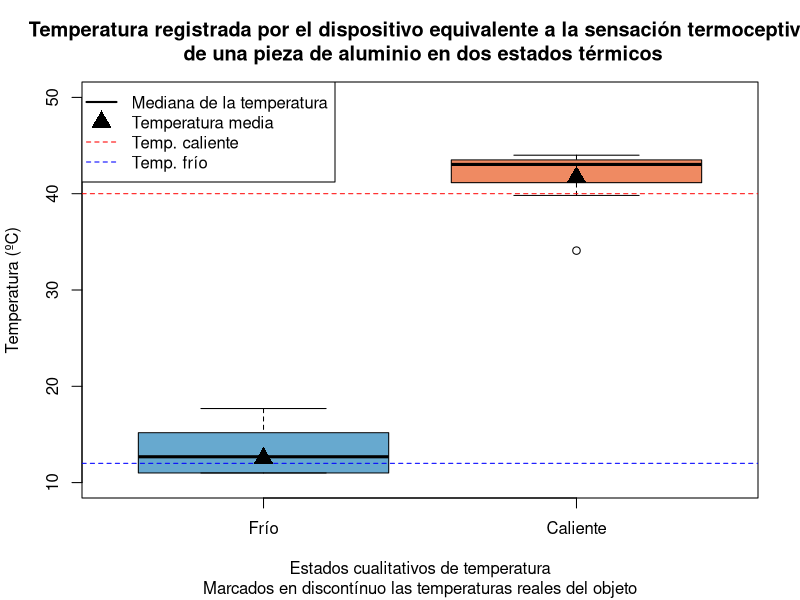
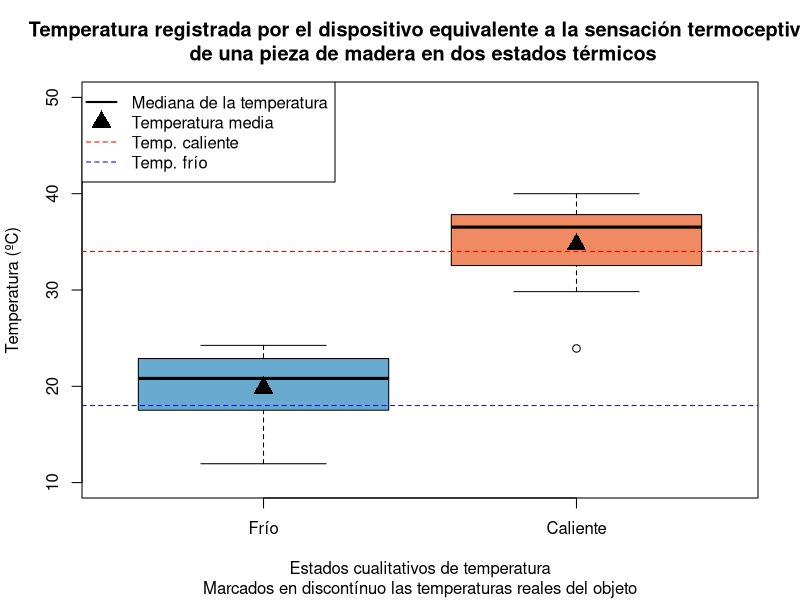
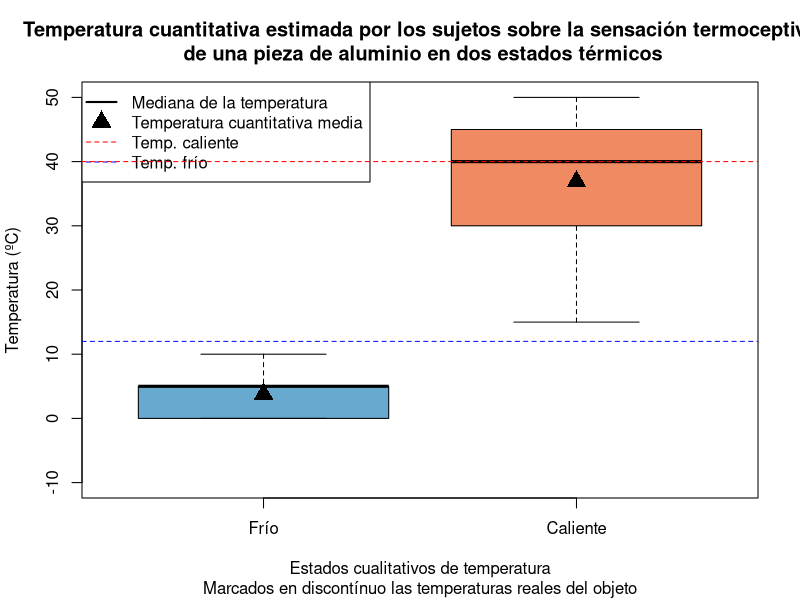
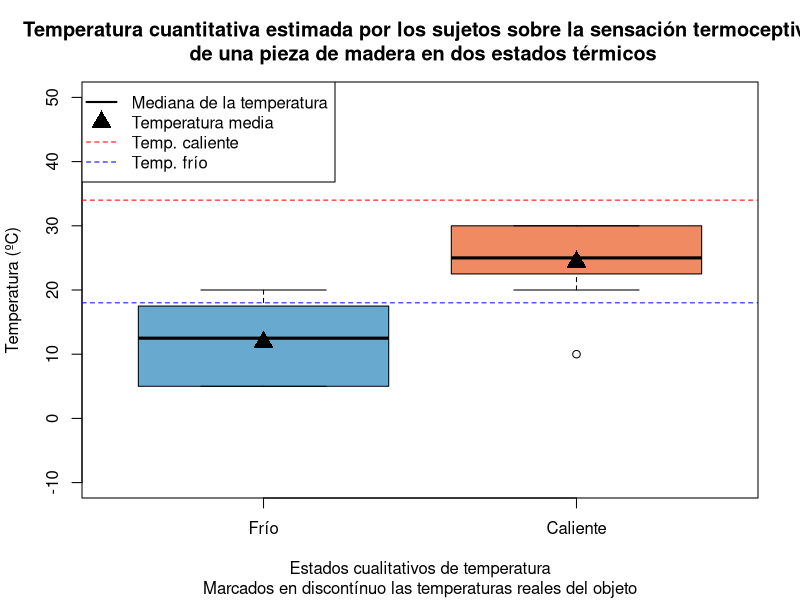
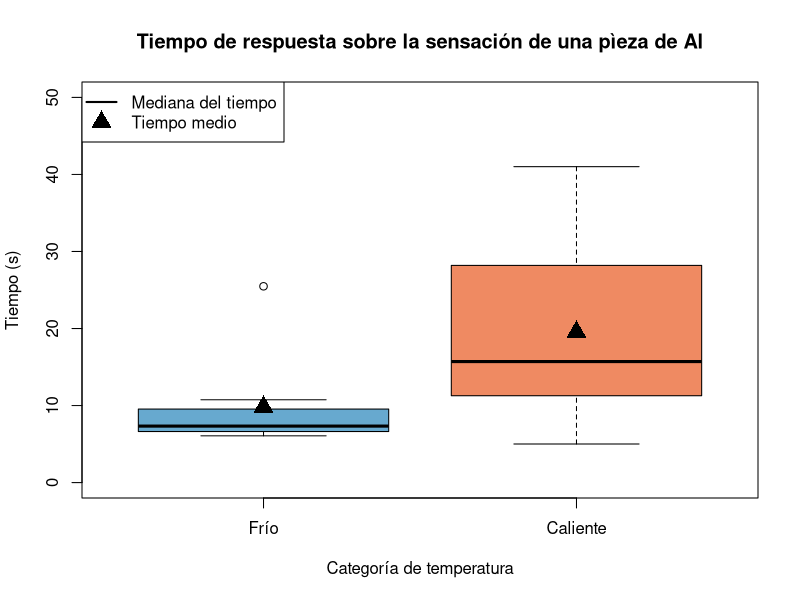
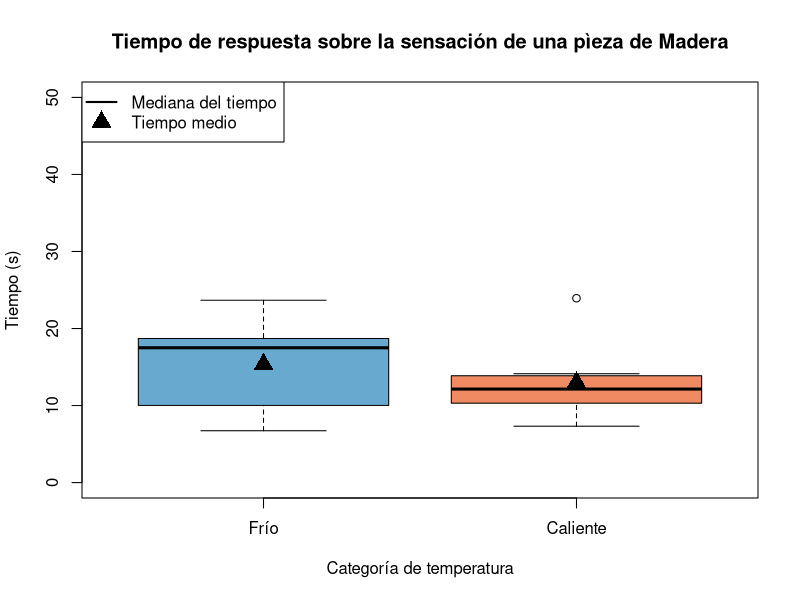
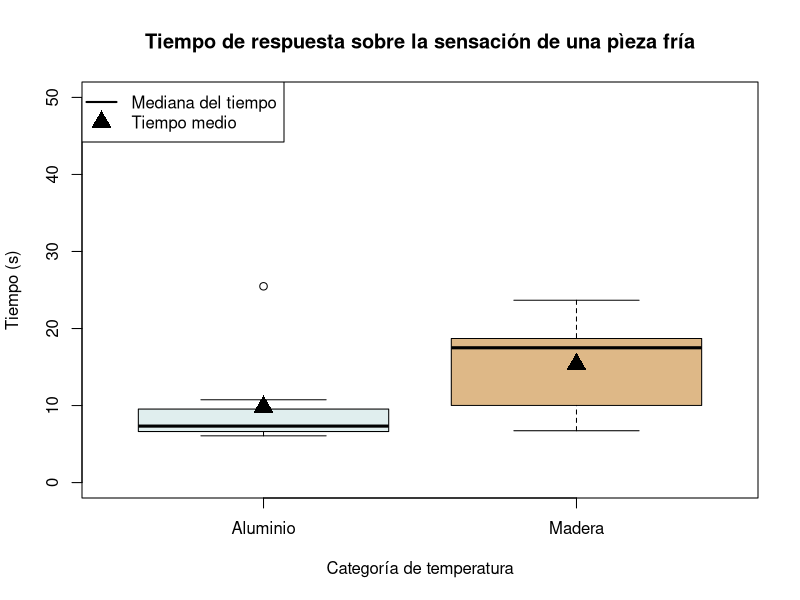
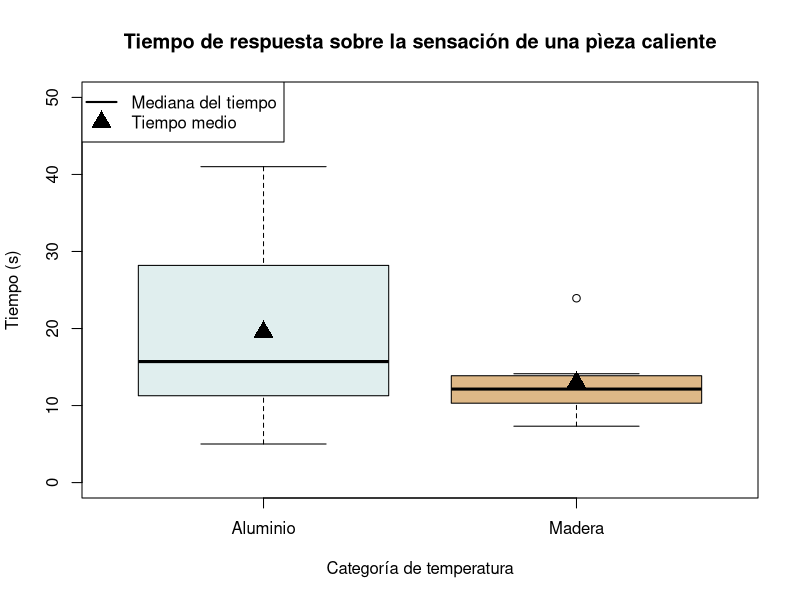

The R script that drew these images, in order:
#Funciones
moda <- function(x, useNA = "no") {          
  xtabla <- table(x, useNA = useNA)
  names(xtabla[xtabla == max(xtabla)])
}
library("RColorBrewer")
#Lectura datos
datos_sensacion <- read.csv("datos_sensacion.csv", fileEncoding = "UTF-8")
#Introducimos temperaturas de los objetos y algunas variables de limites
temp_Al_caliente <- 40
temp_Al_frio <- 12
temp_madera_caliente <- 34
temp_madera_fria <- 18

factores <- c("Muy frío","Frío","Neutral","Caliente","Muy caliente")
factores <- factor(factores, levels = factores)
paleta_factores <- rev(brewer.pal(n = 5, name = 'RdBu'))
objeto <- c("Frío", "Caliente")
objeto <- factor(objeto, levels = objeto)
paleta_objeto <- rev(c("#EF8A62", "#67A9CF"))

#Hacemos un print resumiendo los datos medios y las varianzas de cada dato
print("Temperatura de aluminio caliente")
print(c("Temperatura medida", mean(datos_sensacion$Treal.Al.C, na.rm = TRUE),"Std Err", sd(datos_sensacion$Treal.Al.C, na.rm = TRUE)))
print(c("Temperatura estimada", mean(datos_sensacion$Test.Al.C,na.rm = TRUE), "Std Err", sd(datos_sensacion$Test.Al.C, na.rm = TRUE)))
print(c("Tiempo de respuesta", mean(datos_sensacion$t.Al.C,na.rm = TRUE), "Std Err", sd(datos_sensacion$t.Al.C, na.rm = TRUE)))
print("Rango cualitativo asignado")
print(table(datos_sensacion$Rango.Al.C)/sum(table(datos_sensacion$Rango.Al.C)))
print(c("Moda de la confianza",moda(datos_sensacion$Conf.Al.C, useNA = "no")))

print("Temperatura de aluminio frío")
print(c("Temperatura medida", mean(datos_sensacion$Treal.Al.F, na.rm = TRUE),"Std Err", sd(datos_sensacion$Treal.Al.F, na.rm = TRUE)))
print(c("Temperatura estimada", mean(datos_sensacion$Test.Al.F,na.rm = TRUE), "Std Err", sd(datos_sensacion$Test.Al.F, na.rm = TRUE)))
print(c("Tiempo de respuesta", mean(datos_sensacion$t.Al.F,na.rm = TRUE), "Std Err", sd(datos_sensacion$t.Al.F, na.rm = TRUE)))
print("Rango cualitativo asignado")
print(table(datos_sensacion$Rango.Al.F)/sum(table(datos_sensacion$Rango.Al.F)))
print(c("Moda de la confianza",moda(datos_sensacion$Conf.Al.F, useNA = "no")))

print("Temperatura de madera caliente")
print(c("Temperatura medida", mean(datos_sensacion$Treal.Mad.C, na.rm = TRUE),"Std Err", sd(datos_sensacion$Treal.Mad.C, na.rm = TRUE)))
print(c("Temperatura estimada", mean(datos_sensacion$Test.Mad.C,na.rm = TRUE), "Std Err", sd(datos_sensacion$Test.Mad.C, na.rm = TRUE)))
print(c("Tiempo de respuesta", mean(datos_sensacion$t.Mad.C,na.rm = TRUE), "Std Err", sd(datos_sensacion$t.Mad.C, na.rm = TRUE)))
print("Rango cualitativo asignado")
print(table(datos_sensacion$Rango.Mad.C)/sum(table(datos_sensacion$Rango.Mad.C)))
print(c("Moda de la confianza",moda(datos_sensacion$Conf.Mad.C, useNA = "no")))

print("Temperatura de madera fría")
print(c("Temperatura medida", mean(datos_sensacion$Treal.Mad.F, na.rm = TRUE),"Std Err", sd(datos_sensacion$Treal.Mad.F, na.rm = TRUE)))
print(c("Temperatura estimada", mean(datos_sensacion$Test.Mad.F,na.rm = TRUE), "Std Err", sd(datos_sensacion$Test.Mad.F, na.rm = TRUE)))
print(c("Tiempo de respuesta", mean(datos_sensacion$t.Mad.F,na.rm = TRUE), "Std Err", sd(datos_sensacion$t.Mad.F, na.rm = TRUE)))
print("Rango cualitativo asignado")
print(table(datos_sensacion$Rango.Mad.F)/sum(table(datos_sensacion$Rango.Mad.F)))
print(c("Moda de la confianza",moda(datos_sensacion$Conf.Mad.F, useNA = "no")))

#Datos Madera
temp_objeto_real_Mad <- cbind(datos_sensacion$Treal.Mad.F,datos_sensacion$Treal.Mad.C)
temp_objeto_estimada_Mad <- cbind(datos_sensacion$Test.Mad.F,datos_sensacion$Test.Mad.C)
t_respuesta_Mad <- cbind(datos_sensacion$t.Mad.F,datos_sensacion$t.Mad.C)

#Datos Aluminio
temp_objeto_real_Al <- cbind(datos_sensacion$Treal.Al.F,datos_sensacion$Treal.Al.C)
temp_objeto_estimada_Al <- cbind(datos_sensacion$Test.Al.F,datos_sensacion$Test.Al.C)
t_respuesta_Al <- cbind(datos_sensacion$t.Al.F,datos_sensacion$t.Al.C)

#Gráfico tipo box and whiskers con las medidas de aluminio
boxplot(temp_objeto_real_Al, main="Temperatura registrada por el dispositivo equivalente a la sensación termoceptiva\n de una pieza de aluminio en dos estados térmicos", ylab="Temperatura (ºC)", xlab="Estados cualitativos de temperatura", sub="Marcados en discontínuo las temperaturas reales del objeto", ylim=c(10,50), xaxt = "n", col=paleta_objeto)
axis(1, at=1:2, labels=objeto)
legend("topleft",legend=c("Mediana de la temperatura","Temperatura media","Temp. caliente", "Temp. frío"),col=c("black","black","red","blue"),lty=c(1,0,2,2),lwd=c(2,1,1,1),pch=c(NA,17,NA,NA),pt.cex = 2)
abline(h=temp_Al_caliente,col="red",lty=2)
abline(h=temp_Al_frio,col="blue",lty=2)
points(colMeans(temp_objeto_real_Al, na.rm=TRUE), pch = 17, cex=2)

#Gráfico tipo box and whiskers con las medidas de madera
boxplot(temp_objeto_real_Mad, main="Temperatura registrada por el dispositivo equivalente a la sensación termoceptiva\n de una pieza de madera en dos estados térmicos", ylab="Temperatura (ºC)", xlab="Estados cualitativos de temperatura", sub="Marcados en discontínuo las temperaturas reales del objeto", ylim=c(10,50), xaxt = "n", col=paleta_objeto)
axis(1, at=1:2, labels=objeto)
legend("topleft",legend=c("Mediana de la temperatura","Temperatura media","Temp. caliente", "Temp. frío"),col=c("black","black","red","blue"),lty=c(1,0,2,2),lwd=c(2,1,1,1),pch=c(NA,17,NA,NA),pt.cex = 2)
abline(h=temp_madera_caliente,col="red",lty=2)
abline(h=temp_madera_fria,col="blue",lty=2)
points(colMeans(temp_objeto_real_Mad, na.rm=TRUE), pch = 17, cex=2)

#Gráfico tipo box and whiskers con las medidas de aluminio
boxplot(temp_objeto_estimada_Al, main="Temperatura cuantitativa estimada por los sujetos sobre la sensación termoceptiva\n de una pieza de aluminio en dos estados térmicos", ylab="Temperatura (ºC)", xlab="Estados cualitativos de temperatura", sub="Marcados en discontínuo las temperaturas reales del objeto", ylim=c(-10,50), xaxt = "n", col=paleta_objeto)
axis(1, at=1:2, labels=objeto)
legend("topleft",legend=c("Mediana de la temperatura","Temperatura cuantitativa media","Temp. caliente", "Temp. frío"),col=c("black","black","red","blue"),lty=c(1,0,2,2),lwd=c(2,1,1,1),pch=c(NA,17,NA,NA),pt.cex = 2)
abline(h=temp_Al_caliente,col="red",lty=2)
abline(h=temp_Al_frio,col="blue",lty=2)
points(colMeans(temp_objeto_estimada_Al, na.rm=TRUE), pch = 17, cex=2)

#Gráfico tipo box and whiskers con las medidas de madera
boxplot(temp_objeto_estimada_Mad, main="Temperatura cuantitativa estimada por los sujetos sobre la sensación termoceptiva\n de una pieza de madera en dos estados térmicos", ylab="Temperatura (ºC)", xlab="Estados cualitativos de temperatura", sub="Marcados en discontínuo las temperaturas reales del objeto", ylim=c(-10,50), xaxt = "n", col=paleta_objeto)
axis(1, at=1:2, labels=objeto)
legend("topleft",legend=c("Mediana de la temperatura","Temperatura media","Temp. caliente", "Temp. frío"),col=c("black","black","red","blue"),lty=c(1,0,2,2),lwd=c(2,1,1,1),pch=c(NA,17,NA,NA),pt.cex = 2)
abline(h=temp_madera_caliente,col="red",lty=2)
abline(h=temp_madera_fria,col="blue",lty=2)
points(colMeans(temp_objeto_estimada_Mad, na.rm=TRUE), pch = 17, cex=2)

#Gráfico tiempos de respuesta por material Al
boxplot(t_respuesta_Al, main="Tiempo de respuesta sobre la sensación de una pìeza de Al", ylab="Tiempo (s)", xlab="Categoría de temperatura", xaxt = "n", ylim=c(0,50), col=paleta_objeto)
axis(1, at=1:2, labels=objeto)
legend("topleft",legend=c("Mediana del tiempo","Tiempo medio"),col=c("black","black"),lty=c(1,0),lwd=c(2,1),pch=c(NA,17),pt.cex = 2)
points(colMeans(t_respuesta_Al, na.rm=TRUE), pch = 17, cex=2)

#Gráfico tiempos de respuesta por material Madera
boxplot(t_respuesta_Mad, main="Tiempo de respuesta sobre la sensación de una pìeza de Madera", ylab="Tiempo (s)", xlab="Categoría de temperatura", xaxt = "n", ylim=c(0,50), col=paleta_objeto)
axis(1, at=1:2, labels=objeto)
legend("topleft",legend=c("Mediana del tiempo","Tiempo medio"),col=c("black","black"),lty=c(1,0),lwd=c(2,1),pch=c(NA,17),pt.cex = 2)
points(colMeans(t_respuesta_Mad, na.rm=TRUE), pch = 17, cex=2)

#Gráfico tiempos de respuesta por categoría
boxplot(cbind(t_respuesta_Al[,1],t_respuesta_Mad[,1]), main="Tiempo de respuesta sobre la sensación de una pìeza fría", ylab="Tiempo (s)", xlab="Categoría de temperatura", xaxt = "n", ylim=c(0,50), col=c("azure2","burlywood"))
axis(1, at=1:2, labels=c("Aluminio","Madera"))
legend("topleft",legend=c("Mediana del tiempo","Tiempo medio"),col=c("black","black"),lty=c(1,0),lwd=c(2,1),pch=c(NA,17),pt.cex = 2)
points(colMeans(cbind(t_respuesta_Al[,1],t_respuesta_Mad[,1]), na.rm=TRUE), pch = 17, cex=2)
#Gráfico tiempos de respuesta por categoría
boxplot(cbind(t_respuesta_Al[,2],t_respuesta_Mad[,2]), main="Tiempo de respuesta sobre la sensación de una pìeza caliente", ylab="Tiempo (s)", xlab="Categoría de temperatura", xaxt = "n", ylim=c(0,50), col=c("azure2","burlywood"))
axis(1, at=1:2, labels=c("Aluminio","Madera"))
legend("topleft",legend=c("Mediana del tiempo","Tiempo medio"),col=c("black","black"),lty=c(1,0),lwd=c(2,1),pch=c(NA,17),pt.cex = 2)
points(colMeans(cbind(t_respuesta_Al[,2],t_respuesta_Mad[,2]), na.rm=TRUE), pch = 17, cex=2)

#Gráfico categorización en rangos cualitativos
a<- table(factor(datos_sensacion$Rango.Mad.F, levels = factores))/sum(table(datos_sensacion$Rango.Mad.F))
b<- table(factor(datos_sensacion$Rango.Mad.C, levels = factores))/sum(table(datos_sensacion$Rango.Mad.C))
c<- table(factor(datos_sensacion$Rango.Al.F, levels = factores))/sum(table(datos_sensacion$Rango.Al.F))
d<- table(factor(datos_sensacion$Rango.Al.C, levels = factores))/sum(table(datos_sensacion$Rango.Al.C))

barplot(as.matrix(cbind(c,a,b,d))*100, main="Categorías cualitativas asignadas a cada objeto", ylab="Porcentaje (%)", xlab="Objeto", xaxt = "n", col=paleta_factores)
legend("top", fill = paleta_factores, legend = factores, horiz = TRUE, inset = c(0,1.1), xpd = TRUE)
axis(1, at=1:4, labels=c("Aluminio frío","Madera fría","Madera caliente","Aluminio caliente"))

